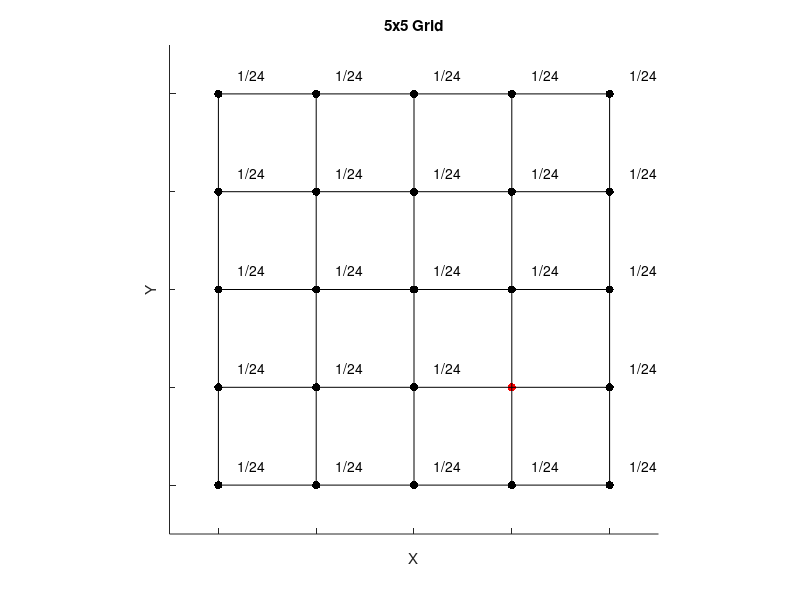

Recreate this plot in MATLAB.
% 座標軸の生成
[x, y] = meshgrid(1:5, 1:5);

% 格子点をプロット
scatter(x(:), y(:), 'k', 'filled') 
hold on

% 特定の格子点を赤くプロット
scatter(x(2,4), y(2,4), 'r', 'filled')

% 罫線を引く
for i = 1:5
    plot([i, i], [1, 5], 'k')  % 垂直線
    plot([1, 5], [i, i], 'k')  % 水平線
end

% 軸の範囲とラベルを設定
axis([0.5 5.5 0.5 5.5])
xlabel('X')
ylabel('Y')
title('5x5 Grid')

% 格子点と罫線が見えるように軸を調整
set(gca,'XTick',1:5,'YTick',1:5,...
        'XTickLabel',[],'YTickLabel',[],...
        'XGrid','off','YGrid','off')

axis square

% 各格子点にテキストを表示 (ただし赤くプロットした点は除く)
index = 1;
for i = 1:size(x, 1)
    for j = 1:size(x, 2)
        if i ~= 2 || j ~= 4  % (3,3)の位置を除く
            text(x(i,j)+0.2, y(i,j)+0.2, '1/24', 'Color', 'k')
            index = index + 1;
        end
    end
end
